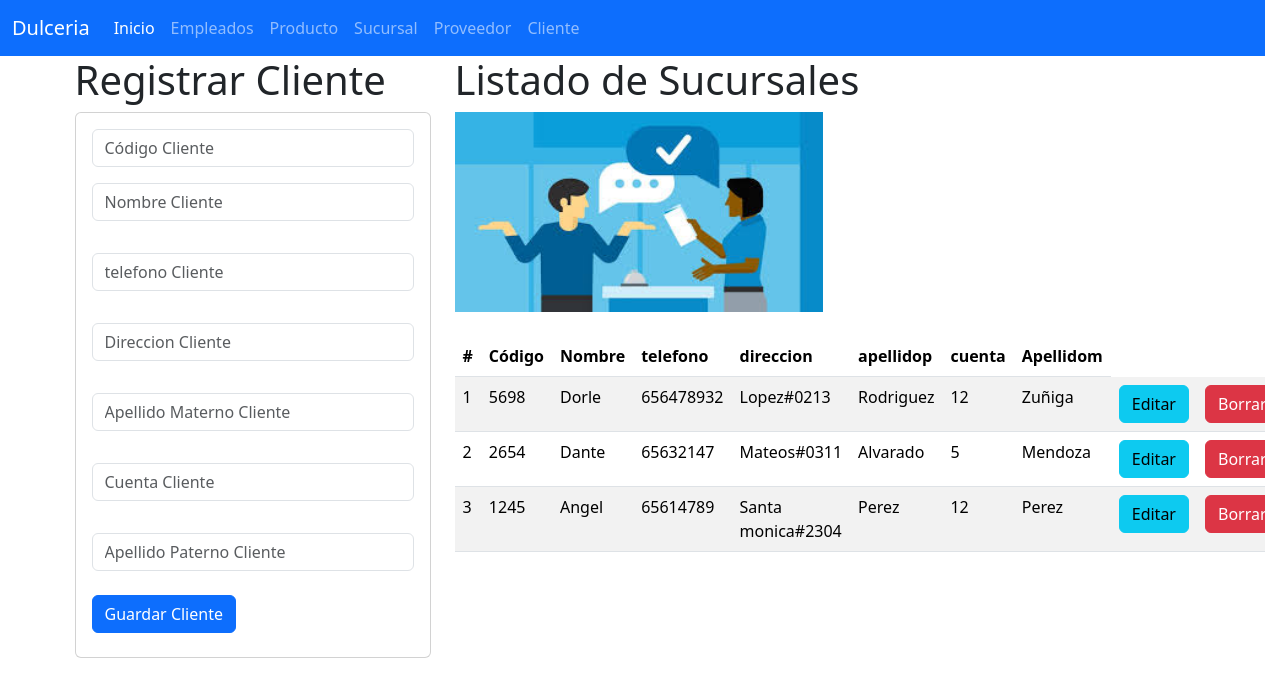
Screenshot of /Cliente with the database file from the repository.
### cliente_app/models.py (models this page shows, shortened)
class Cliente(models.Model):
    codigo=models.CharField(primary_key=True,max_length=6)
    nombre=models.CharField(max_length=100)
    telefono=models.CharField(max_length=100)
    direccion=models.CharField(max_length=100)
    apellidom=models.CharField(max_length=100)
    cuenta=models.CharField(max_length=100)
    apellidop=models.CharField(max_length=100)

### cliente_app/views.py (the view)
# urls.py: path("Cliente",views.inicio_vista, name="Cliente"),
def inicio_vista(request):
    losclientes=Cliente.objects.all()
    return render(request,"gestionarCliente.html",{"misclientes":losclientes})

### cliente_app/templates/gestionarCliente.html (shortened to what this page needs)
{% extends "base.html" %}
{% block cuerpo %}
{% load static %}
<div class="row">
  <div class="col-sm-12 col-md-4 col-lg-4 xl-4">
    <h1>Registrar Cliente</h1>
    <div class="card">
      <div class="card-body">
        <form action="registrarCliente/" method="POST">
          <div class="form-group">
            <input type="text" id="txtcodigo" name="txtcodigo" class="form-control"
            placeholder="Código Cliente" minlength="1" maxlength="6" required>
          </div>
          <div class="form-group py-3">
            <input type="text" id="txtnombre" name="txtnombre" class="form-control"
            placeholder="Nombre Cliente" maxlength="100" required>
          </div>
          <div class="form-group py-3">
            <input type="text" id="txttelefono" name="txttelefono" class="form-control"
            placeholder="telefono Cliente" maxlength="100" required>
          </div>
          <div class="form-group py-3">
            <input type="text" id="txtdireccion" name="txtdireccion" class="form-control"
            placeholder="Direccion Cliente" maxlength="100" required>
          </div>
          <div class="form-group py-3">
            <input type="text" id="txtapellidom" name="txtapellidom" class="form-control"
            placeholder="Apellido Materno Cliente" maxlength="100" required>
          </div>
          <div class="form-group py-3">
            <input type="text" id="txtcuenta" name="txtcuenta" class="form-control"
            placeholder="Cuenta Cliente" maxlength="100" required>
          </div>
          <div class="form-group py-3">
            <input type="text" id="txtapellidop" name="txtapellidop" class="form-control"
            placeholder="Apellido Paterno Cliente" maxlength="100" required>
          </div>
          <div class="form-group py-2">
            <button type="submit" class="btn btn-primary">Guardar Cliente</button>
          </div>
        </form>
      </div>
    </div>
  </div>
  <div class="col-sm-12 col-md-8 col-lg-8 xl-8">
    <h1>Listado de Sucursales</h1>
    <img class="w-50" src="{% static "img/Cliente.jpg" %}" alt="miguel" width="100" height="200"/>
    <br>
    <br>
    <table class="table table-striped">
      <thead>
        <tr>
          <th scope="col">#</th>
          <th scope="col">Código</th>
          <th scope="col">Nombre</th>
          <th scope="col">telefono</th>
          <th scope="col">direccion</th>
          <th scope="col">apellidop</th>
          <th scope="col">cuenta</th>
          <th scope="col">Apellidom</th>
        </tr>
      </thead>
      <tbody>
        {% for m in misclientes %}
        <tr>
          <td>{{ forloop.counter }}</td>
          <td>{{ m.codigo }}</td>
          <td>{{ m.nombre }}</td>
          <td>{{ m.telefono }}</td>
          <td>{{ m.direccion }}</td>
          <td>{{ m.apellidom }}</td>
          <td>{{ m.cuenta }}</td>
          <td>{{ m.apellidop }}</td>
          <td><a href="seleccionarCliente/{{ m.codigo }}" class="btn btn-info">Editar</a></td>
          <td><a href="borrarCliente/{{ m.codigo }}" class="btn btn-danger">Borrar</a></td>
        </tr>
        {% endfor %}
      </tbody>
    </table>
  </div>
</div>
{% endblock %}

### rows the page displays
Cliente: codigo "5698", nombre "Dorle", telefono "656478932", direccion "Lopez#0213", apellidom "Rodriguez", cuenta "12", apellidop "Zuñiga"
Cliente: codigo "2654", nombre "Dante", telefono "65632147", direccion "Mateos#0311", apellidom "Alvarado", cuenta "5", apellidop "Mendoza"
Cliente: codigo "1245", nombre "Angel", telefono "65614789", direccion "Santa monica#2304", apellidom "Perez", cuenta "12", apellidop "Perez"
